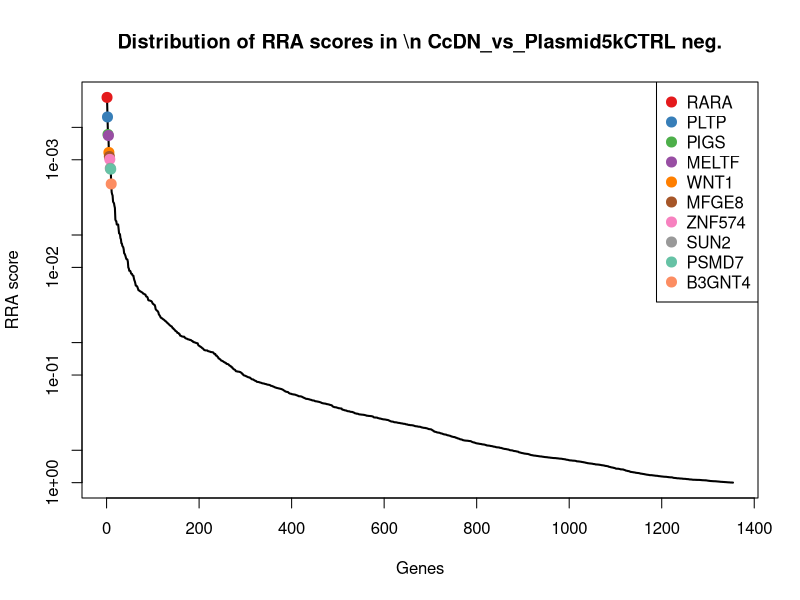
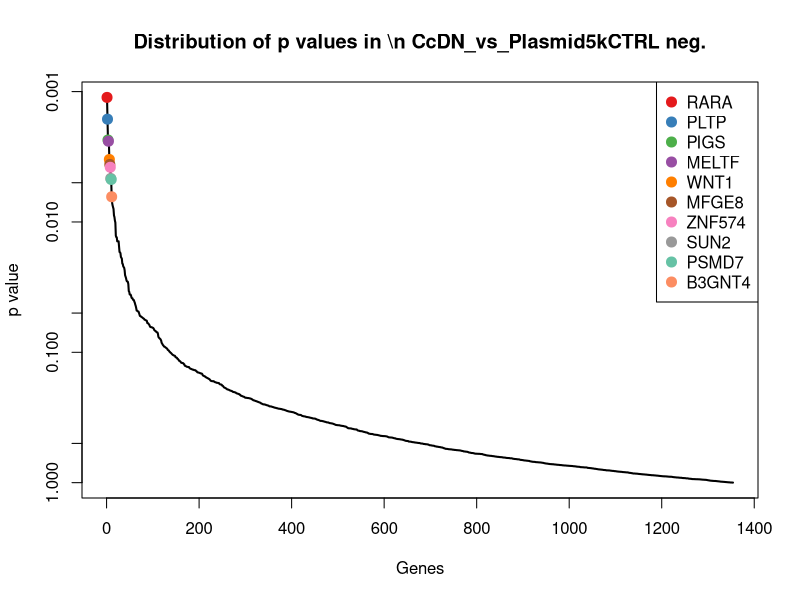
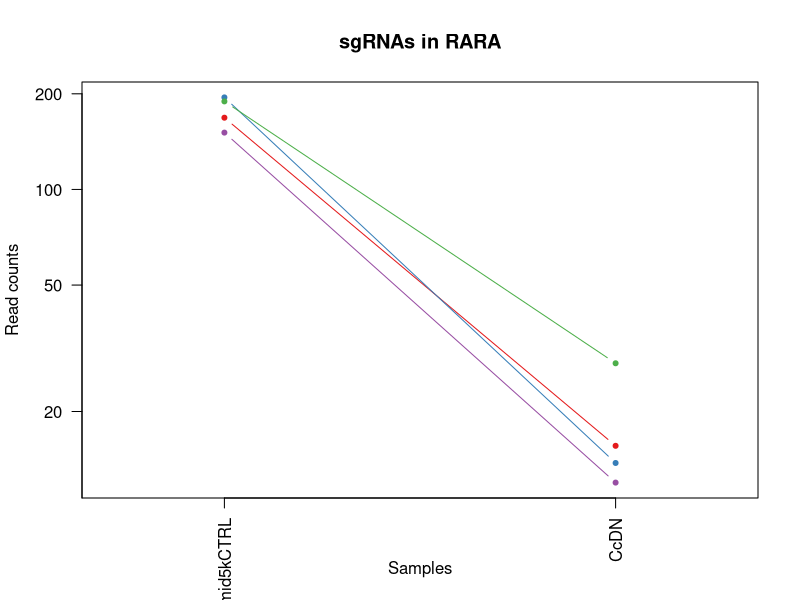
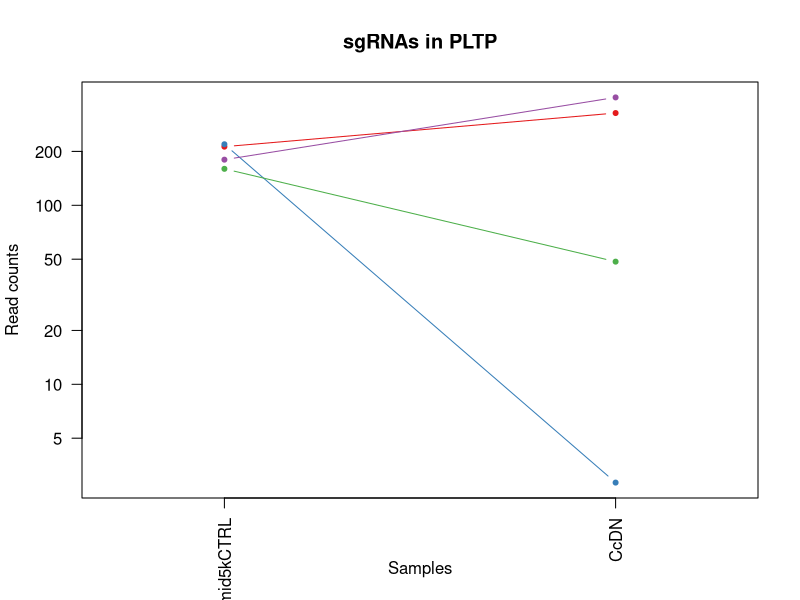
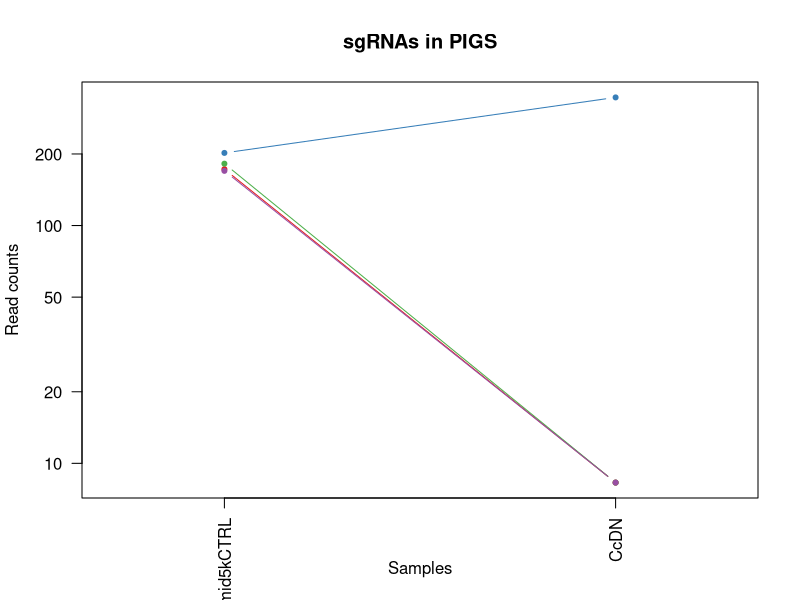
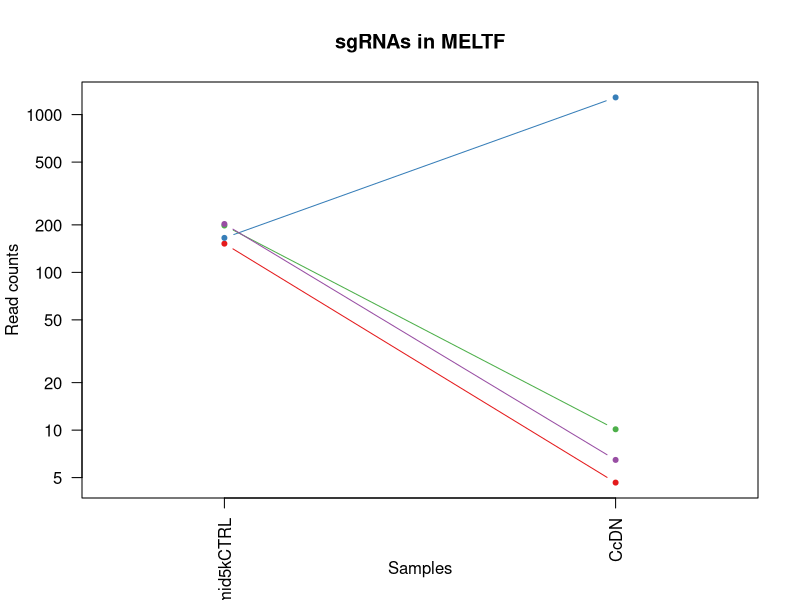
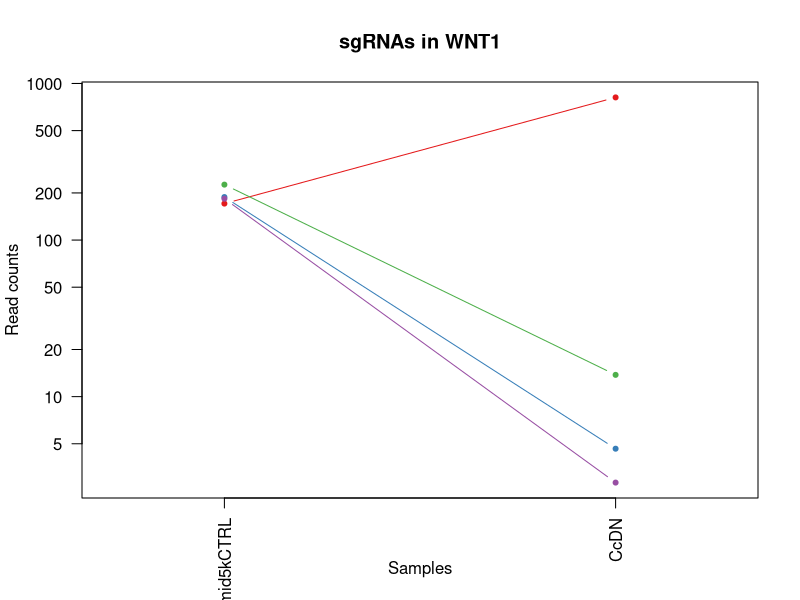
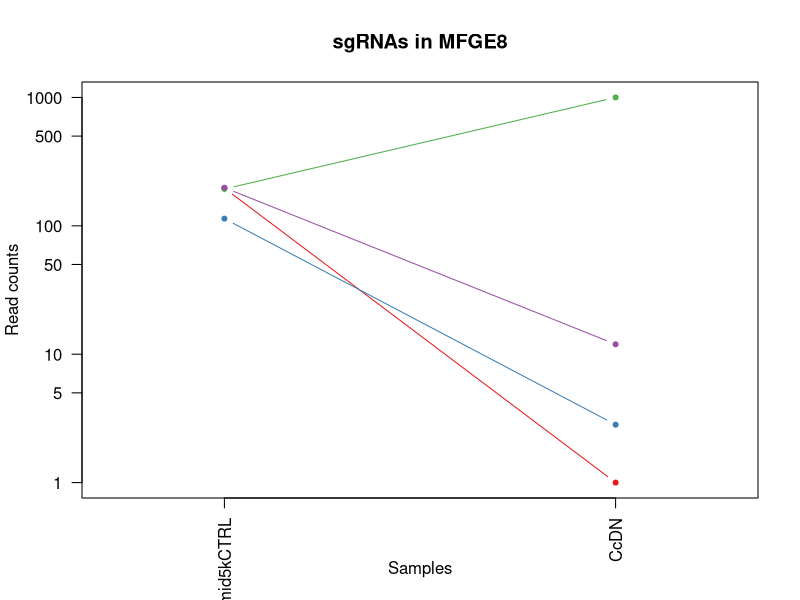

These charts were generated, in order, by the following R code: (Note: this script raises an error after producing the figures.)
pdf(file='Comparison_CcDN_to_5k_plasmid_output.pdf',width=4.5,height=4.5);
gstable=read.table('Comparison_CcDN_to_5k_plasmid_output.gene_summary.txt',header=T)
# 
#
# parameters
# Do not modify the variables beginning with "__"

# gstablename='__GENE_SUMMARY_FILE__'
startindex=3
# outputfile='__OUTPUT_FILE__'
targetgenelist=c("RARA","PLTP","PIGS","MELTF","WNT1","MFGE8","ZNF574","SUN2","PSMD7","B3GNT4")
# samplelabel=sub('.\\w+.\\w+$','',colnames(gstable)[startindex]);
samplelabel='CcDN_vs_Plasmid5kCTRL neg.'


# You need to write some codes in front of this code:
# gstable=read.table(gstablename,header=T)
# pdf(file=outputfile,width=6,height=6)


# set up color using RColorBrewer
#library(RColorBrewer)
#colors <- brewer.pal(length(targetgenelist), "Set1")

colors=c( "#E41A1C", "#377EB8", "#4DAF4A", "#984EA3", "#FF7F00",  "#A65628", "#F781BF",
          "#999999", "#66C2A5", "#FC8D62", "#8DA0CB", "#E78AC3", "#A6D854", "#FFD92F", "#E5C494", "#B3B3B3", 
          "#8DD3C7", "#FFFFB3", "#BEBADA", "#FB8072", "#80B1D3", "#FDB462", "#B3DE69", "#FCCDE5",
          "#D9D9D9", "#BC80BD", "#CCEBC5", "#FFED6F")

######
# function definition

plotrankedvalues<-function(val, tglist, ...){
  
  plot(val,log='y',ylim=c(max(val),min(val)),type='l',lwd=2, ...)
  if(length(tglist)>0){
    for(i in 1:length(tglist)){
      targetgene=tglist[i];
      tx=which(names(val)==targetgene);ty=val[targetgene];
      points(tx,ty,col=colors[(i %% length(colors)) ],cex=2,pch=20)
      # text(tx+50,ty,targetgene,col=colors[i])
    }
    legend('topright',tglist,pch=20,pt.cex = 2,cex=1,col=colors)
  }
}



plotrandvalues<-function(val,targetgenelist, ...){
  # choose the one with the best distance distribution
  
  mindiffvalue=0;
  randval=val;
  for(i in 1:20){
    randval0=sample(val)
    vindex=sort(which(names(randval0) %in% targetgenelist))
    if(max(vindex)>0.9*length(val)){
      # print('pass...')
      next;
    }
    mindiffind=min(diff(vindex));
    if (mindiffind > mindiffvalue){
      mindiffvalue=mindiffind;
      randval=randval0;
      # print(paste('Diff: ',mindiffvalue))
    }
  }
  plot(randval,log='y',ylim=c(max(randval),min(randval)),pch=20,col='grey', ...)
  
  if(length(targetgenelist)>0){
    for(i in 1:length(targetgenelist)){
      targetgene=targetgenelist[i];
      tx=which(names(randval)==targetgene);ty=randval[targetgene];
      points(tx,ty,col=colors[(i %% length(colors)) ],cex=2,pch=20)
      text(tx+50,ty,targetgene,col=colors[i])
    }
  }
  
}




# set.seed(1235)



pvec=gstable[,startindex]
names(pvec)=gstable[,'id']
pvec=sort(pvec);

plotrankedvalues(pvec,targetgenelist,xlab='Genes',ylab='RRA score',main=paste('Distribution of RRA scores in \\n',samplelabel))

# plotrandvalues(pvec,targetgenelist,xlab='Genes',ylab='RRA score',main=paste('Distribution of RRA scores in \\n',samplelabel))


pvec=gstable[,startindex+1]
names(pvec)=gstable[,'id']
pvec=sort(pvec);

plotrankedvalues(pvec,targetgenelist,xlab='Genes',ylab='p value',main=paste('Distribution of p values in \\n',samplelabel))

# plotrandvalues(pvec,targetgenelist,xlab='Genes',ylab='p value',main=paste('Distribution of p values in \\n',samplelabel))



# you need to write after this code:
# dev.off()






# parameters
# Do not modify the variables beginning with "__"
targetmat=list(c(167.17591363803638,14.597354900224307),c(193.835195547092,12.772685537696269),c(188.28117848270543,27.370040437920576),c(149.95846073843794,10.948016175168231))
targetgene="RARA"
collabel=c("Plasmid5kCTRL","CcDN")

# set up color using RColorBrewer
#library(RColorBrewer)
#colors <- brewer.pal(length(targetgenelist), "Set1")

colors=c( "#E41A1C", "#377EB8", "#4DAF4A", "#984EA3", "#FF7F00",  "#A65628", "#F781BF",
          "#999999", "#66C2A5", "#FC8D62", "#8DA0CB", "#E78AC3", "#A6D854", "#FFD92F", "#E5C494", "#B3B3B3", 
          "#8DD3C7", "#FFFFB3", "#BEBADA", "#FB8072", "#80B1D3", "#FDB462", "#B3DE69", "#FCCDE5",
          "#D9D9D9", "#BC80BD", "#CCEBC5", "#FFED6F")


## code

targetmatvec=unlist(targetmat)+1
yrange=range(targetmatvec[targetmatvec>0]);
# yrange[1]=1; # set the minimum value to 1
for(i in 1:length(targetmat)){
  vali=targetmat[[i]]+1;
  if(i==1){
    plot(1:length(vali),vali,type='b',las=1,pch=20,main=paste('sgRNAs in',targetgene),ylab='Read counts',xlab='Samples',xlim=c(0.7,length(vali)+0.3),ylim = yrange,col=colors[(i %% length(colors))],xaxt='n',log='y')
    axis(1,at=1:length(vali),labels=(collabel),las=2)
    # lines(0:100,rep(1,101),col='black');
  }else{
    lines(1:length(vali),vali,type='b',pch=20,col=colors[(i %% length(colors))])
  }
}




# parameters
# Do not modify the variables beginning with "__"
targetmat=list(c(211.60805015312908,326.61581589251887),c(218.27287063039302,1.8246693625280384),c(158.8448880414565,47.441403425729),c(178.8393494732482,399.6025903936404))
targetgene="PLTP"
collabel=c("Plasmid5kCTRL","CcDN")

# set up color using RColorBrewer
#library(RColorBrewer)
#colors <- brewer.pal(length(targetgenelist), "Set1")

colors=c( "#E41A1C", "#377EB8", "#4DAF4A", "#984EA3", "#FF7F00",  "#A65628", "#F781BF",
          "#999999", "#66C2A5", "#FC8D62", "#8DA0CB", "#E78AC3", "#A6D854", "#FFD92F", "#E5C494", "#B3B3B3", 
          "#8DD3C7", "#FFFFB3", "#BEBADA", "#FB8072", "#80B1D3", "#FDB462", "#B3DE69", "#FCCDE5",
          "#D9D9D9", "#BC80BD", "#CCEBC5", "#FFED6F")


## code

targetmatvec=unlist(targetmat)+1
yrange=range(targetmatvec[targetmatvec>0]);
# yrange[1]=1; # set the minimum value to 1
for(i in 1:length(targetmat)){
  vali=targetmat[[i]]+1;
  if(i==1){
    plot(1:length(vali),vali,type='b',las=1,pch=20,main=paste('sgRNAs in',targetgene),ylab='Read counts',xlab='Samples',xlim=c(0.7,length(vali)+0.3),ylim = yrange,col=colors[(i %% length(colors))],xaxt='n',log='y')
    axis(1,at=1:length(vali),labels=(collabel),las=2)
    # lines(0:100,rep(1,101),col='black');
  }else{
    lines(1:length(vali),vali,type='b',pch=20,col=colors[(i %% length(colors))])
  }
}




# parameters
# Do not modify the variables beginning with "__"
targetmat=list(c(171.61912728954564,7.298677450112153),c(201.05541773079457,344.86250951779925),c(181.06095629900284,7.298677450112153),c(168.84211875735235,7.298677450112153))
targetgene="PIGS"
collabel=c("Plasmid5kCTRL","CcDN")

# set up color using RColorBrewer
#library(RColorBrewer)
#colors <- brewer.pal(length(targetgenelist), "Set1")

colors=c( "#E41A1C", "#377EB8", "#4DAF4A", "#984EA3", "#FF7F00",  "#A65628", "#F781BF",
          "#999999", "#66C2A5", "#FC8D62", "#8DA0CB", "#E78AC3", "#A6D854", "#FFD92F", "#E5C494", "#B3B3B3", 
          "#8DD3C7", "#FFFFB3", "#BEBADA", "#FB8072", "#80B1D3", "#FDB462", "#B3DE69", "#FCCDE5",
          "#D9D9D9", "#BC80BD", "#CCEBC5", "#FFED6F")


## code

targetmatvec=unlist(targetmat)+1
yrange=range(targetmatvec[targetmatvec>0]);
# yrange[1]=1; # set the minimum value to 1
for(i in 1:length(targetmat)){
  vali=targetmat[[i]]+1;
  if(i==1){
    plot(1:length(vali),vali,type='b',las=1,pch=20,main=paste('sgRNAs in',targetgene),ylab='Read counts',xlab='Samples',xlim=c(0.7,length(vali)+0.3),ylim = yrange,col=colors[(i %% length(colors))],xaxt='n',log='y')
    axis(1,at=1:length(vali),labels=(collabel),las=2)
    # lines(0:100,rep(1,101),col='black');
  }else{
    lines(1:length(vali),vali,type='b',pch=20,col=colors[(i %% length(colors))])
  }
}




# parameters
# Do not modify the variables beginning with "__"
targetmat=list(c(151.06926415131525,3.6493387250560767),c(164.39890510584308,1284.567231219739),c(197.16760578572396,9.123346812640191),c(201.61081943723323,5.4740080875841155))
targetgene="MELTF"
collabel=c("Plasmid5kCTRL","CcDN")

# set up color using RColorBrewer
#library(RColorBrewer)
#colors <- brewer.pal(length(targetgenelist), "Set1")

colors=c( "#E41A1C", "#377EB8", "#4DAF4A", "#984EA3", "#FF7F00",  "#A65628", "#F781BF",
          "#999999", "#66C2A5", "#FC8D62", "#8DA0CB", "#E78AC3", "#A6D854", "#FFD92F", "#E5C494", "#B3B3B3", 
          "#8DD3C7", "#FFFFB3", "#BEBADA", "#FB8072", "#80B1D3", "#FDB462", "#B3DE69", "#FCCDE5",
          "#D9D9D9", "#BC80BD", "#CCEBC5", "#FFED6F")


## code

targetmatvec=unlist(targetmat)+1
yrange=range(targetmatvec[targetmatvec>0]);
# yrange[1]=1; # set the minimum value to 1
for(i in 1:length(targetmat)){
  vali=targetmat[[i]]+1;
  if(i==1){
    plot(1:length(vali),vali,type='b',las=1,pch=20,main=paste('sgRNAs in',targetgene),ylab='Read counts',xlab='Samples',xlim=c(0.7,length(vali)+0.3),ylim = yrange,col=colors[(i %% length(colors))],xaxt='n',log='y')
    axis(1,at=1:length(vali),labels=(collabel),las=2)
    # lines(0:100,rep(1,101),col='black');
  }else{
    lines(1:length(vali),vali,type='b',pch=20,col=colors[(i %% length(colors))])
  }
}




# parameters
# Do not modify the variables beginning with "__"
targetmat=list(c(169.95292217022967,813.8025356875052),c(187.1703750698281,3.6493387250560767),c(224.93769110765692,12.772685537696269),c(182.72716141831881,1.8246693625280384))
targetgene="WNT1"
collabel=c("Plasmid5kCTRL","CcDN")

# set up color using RColorBrewer
#library(RColorBrewer)
#colors <- brewer.pal(length(targetgenelist), "Set1")

colors=c( "#E41A1C", "#377EB8", "#4DAF4A", "#984EA3", "#FF7F00",  "#A65628", "#F781BF",
          "#999999", "#66C2A5", "#FC8D62", "#8DA0CB", "#E78AC3", "#A6D854", "#FFD92F", "#E5C494", "#B3B3B3", 
          "#8DD3C7", "#FFFFB3", "#BEBADA", "#FB8072", "#80B1D3", "#FDB462", "#B3DE69", "#FCCDE5",
          "#D9D9D9", "#BC80BD", "#CCEBC5", "#FFED6F")


## code

targetmatvec=unlist(targetmat)+1
yrange=range(targetmatvec[targetmatvec>0]);
# yrange[1]=1; # set the minimum value to 1
for(i in 1:length(targetmat)){
  vali=targetmat[[i]]+1;
  if(i==1){
    plot(1:length(vali),vali,type='b',las=1,pch=20,main=paste('sgRNAs in',targetgene),ylab='Read counts',xlab='Samples',xlim=c(0.7,length(vali)+0.3),ylim = yrange,col=colors[(i %% length(colors))],xaxt='n',log='y')
    axis(1,at=1:length(vali),labels=(collabel),las=2)
    # lines(0:100,rep(1,101),col='black');
  }else{
    lines(1:length(vali),vali,type='b',pch=20,col=colors[(i %% length(colors))])
  }
}




# parameters
# Do not modify the variables beginning with "__"
targetmat=list(c(195.501400666408,0.0),c(112.74654640704779,1.8246693625280384),c(192.7243921342147,999.9188106653651),c(197.16760578572396,10.948016175168231))
targetgene="MFGE8"
collabel=c("Plasmid5kCTRL","CcDN")

# set up color using RColorBrewer
#library(RColorBrewer)
#colors <- brewer.pal(length(targetgenelist), "Set1")

colors=c( "#E41A1C", "#377EB8", "#4DAF4A", "#984EA3", "#FF7F00",  "#A65628", "#F781BF",
          "#999999", "#66C2A5", "#FC8D62", "#8DA0CB", "#E78AC3", "#A6D854", "#FFD92F", "#E5C494", "#B3B3B3", 
          "#8DD3C7", "#FFFFB3", "#BEBADA", "#FB8072", "#80B1D3", "#FDB462", "#B3DE69", "#FCCDE5",
          "#D9D9D9", "#BC80BD", "#CCEBC5", "#FFED6F")


## code

targetmatvec=unlist(targetmat)+1
yrange=range(targetmatvec[targetmatvec>0]);
# yrange[1]=1; # set the minimum value to 1
for(i in 1:length(targetmat)){
  vali=targetmat[[i]]+1;
  if(i==1){
    plot(1:length(vali),vali,type='b',las=1,pch=20,main=paste('sgRNAs in',targetgene),ylab='Read counts',xlab='Samples',xlim=c(0.7,length(vali)+0.3),ylim = yrange,col=colors[(i %% length(colors))],xaxt='n',log='y')
    axis(1,at=1:length(vali),labels=(collabel),las=2)
    # lines(0:100,rep(1,101),col='black');
  }else{
    lines(1:length(vali),vali,type='b',pch=20,col=colors[(i %% length(colors))])
  }
}




# parameters
# Do not modify the variables beginning with "__"
targetmat=list(c(202.72162285011055,23.7207017128645),c(179.39475117968686,34.66871788803273),c(175.50693923461625,38.31805661308881),c(139.40582831610342,5.4740080875841155))
targetgene="ZNF574"
collabel=c("Plasmid5kCTRL","CcDN")

# set up color using RColorBrewer
#library(RColorBrewer)
#colors <- brewer.pal(length(targetgenelist), "Set1")

colors=c( "#E41A1C", "#377EB8", "#4DAF4A", "#984EA3", "#FF7F00",  "#A65628", "#F781BF",
          "#999999", "#66C2A5", "#FC8D62", "#8DA0CB", "#E78AC3", "#A6D854", "#FFD92F", "#E5C494", "#B3B3B3", 
          "#8DD3C7", "#FFFFB3", "#BEBADA", "#FB8072", "#80B1D3", "#FDB462", "#B3DE69", "#FCCDE5",
          "#D9D9D9", "#BC80BD", "#CCEBC5", "#FFED6F")


## code

targetmatvec=unlist(targetmat)+1
yrange=range(targetmatvec[targetmatvec>0]);
# yrange[1]=1; # set the minimum value to 1
for(i in 1:length(targetmat)){
  vali=targetmat[[i]]+1;
  if(i==1){
    plot(1:length(vali),vali,type='b',las=1,pch=20,main=paste('sgRNAs in',targetgene),ylab='Read counts',xlab='Samples',xlim=c(0.7,length(vali)+0.3),ylim = yrange,col=colors[(i %% length(colors))],xaxt='n',log='y')
    axis(1,at=1:length(vali),labels=(collabel),las=2)
    # lines(0:100,rep(1,101),col='black');
  }else{
    lines(1:length(vali),vali,type='b',pch=20,col=colors[(i %% length(colors))])
  }
}




# parameters
# Do not modify the variables beginning with "__"
targetmat=list(c(217.71746892395436,0.0),c(188.28117848270543,63.863427688481345),c(177.17314435393223,98.53214557651407),c(171.063725583107,355.8105256929675))
targetgene="SUN2"
collabel=c("Plasmid5kCTRL","CcDN")

# set up color using RColorBrewer
#library(RColorBrewer)
#colors <- brewer.pal(length(targetgenelist), "Set1")

colors=c( "#E41A1C", "#377EB8", "#4DAF4A", "#984EA3", "#FF7F00",  "#A65628", "#F781BF",
          "#999999", "#66C2A5", "#FC8D62", "#8DA0CB", "#E78AC3", "#A6D854", "#FFD92F", "#E5C494", "#B3B3B3", 
          "#8DD3C7", "#FFFFB3", "#BEBADA", "#FB8072", "#80B1D3", "#FDB462", "#B3DE69", "#FCCDE5",
          "#D9D9D9", "#BC80BD", "#CCEBC5", "#FFED6F")


## code

targetmatvec=unlist(targetmat)+1
yrange=range(targetmatvec[targetmatvec>0]);
# yrange[1]=1; # set the minimum value to 1
for(i in 1:length(targetmat)){
  vali=targetmat[[i]]+1;
  if(i==1){
    plot(1:length(vali),vali,type='b',las=1,pch=20,main=paste('sgRNAs in',targetgene),ylab='Read counts',xlab='Samples',xlim=c(0.7,length(vali)+0.3),ylim = yrange,col=colors[(i %% length(colors))],xaxt='n',log='y')
    axis(1,at=1:length(vali),labels=(collabel),las=2)
    # lines(0:100,rep(1,101),col='black');
  }else{
    lines(1:length(vali),vali,type='b',pch=20,col=colors[(i %% length(colors))])
  }
}




# parameters
# Do not modify the variables beginning with "__"
targetmat=list(c(160.51109316077248,0.0),c(155.51247780282452,474.41403425729),c(186.61497336338945,587.5435347340283),c(172.1745289959843,1.8246693625280384))
targetgene="PSMD7"
collabel=c("Plasmid5kCTRL","CcDN")

# set up color using RColorBrewer
#library(RColorBrewer)
#colors <- brewer.pal(length(targetgenelist), "Set1")

colors=c( "#E41A1C", "#377EB8", "#4DAF4A", "#984EA3", "#FF7F00",  "#A65628", "#F781BF",
          "#999999", "#66C2A5", "#FC8D62", "#8DA0CB", "#E78AC3", "#A6D854", "#FFD92F", "#E5C494", "#B3B3B3", 
          "#8DD3C7", "#FFFFB3", "#BEBADA", "#FB8072", "#80B1D3", "#FDB462", "#B3DE69", "#FCCDE5",
          "#D9D9D9", "#BC80BD", "#CCEBC5", "#FFED6F")


## code

targetmatvec=unlist(targetmat)+1
yrange=range(targetmatvec[targetmatvec>0]);
# yrange[1]=1; # set the minimum value to 1
for(i in 1:length(targetmat)){
  vali=targetmat[[i]]+1;
  if(i==1){
    plot(1:length(vali),vali,type='b',las=1,pch=20,main=paste('sgRNAs in',targetgene),ylab='Read counts',xlab='Samples',xlim=c(0.7,length(vali)+0.3),ylim = yrange,col=colors[(i %% length(colors))],xaxt='n',log='y')
    axis(1,at=1:length(vali),labels=(collabel),las=2)
    # lines(0:100,rep(1,101),col='black');
  }else{
    lines(1:length(vali),vali,type='b',pch=20,col=colors[(i %% length(colors))])
  }
}




# parameters
# Do not modify the variables beginning with "__"
targetmat=list(c(186.0595716569508,308.3691222672385),c(197.16760578572396,0.0),c(156.62328121570187,0.0),c(130.5194010130849,587.5435347340283))
targetgene="B3GNT4"
collabel=c("Plasmid5kCTRL","CcDN")

# set up color using RColorBrewer
#library(RColorBrewer)
#colors <- brewer.pal(length(targetgenelist), "Set1")

colors=c( "#E41A1C", "#377EB8", "#4DAF4A", "#984EA3", "#FF7F00",  "#A65628", "#F781BF",
          "#999999", "#66C2A5", "#FC8D62", "#8DA0CB", "#E78AC3", "#A6D854", "#FFD92F", "#E5C494", "#B3B3B3", 
          "#8DD3C7", "#FFFFB3", "#BEBADA", "#FB8072", "#80B1D3", "#FDB462", "#B3DE69", "#FCCDE5",
          "#D9D9D9", "#BC80BD", "#CCEBC5", "#FFED6F")


## code

targetmatvec=unlist(targetmat)+1
yrange=range(targetmatvec[targetmatvec>0]);
# yrange[1]=1; # set the minimum value to 1
for(i in 1:length(targetmat)){
  vali=targetmat[[i]]+1;
  if(i==1){
    plot(1:length(vali),vali,type='b',las=1,pch=20,main=paste('sgRNAs in',targetgene),ylab='Read counts',xlab='Samples',xlim=c(0.7,length(vali)+0.3),ylim = yrange,col=colors[(i %% length(colors))],xaxt='n',log='y')
    axis(1,at=1:length(vali),labels=(collabel),las=2)
    # lines(0:100,rep(1,101),col='black');
  }else{
    lines(1:length(vali),vali,type='b',pch=20,col=colors[(i %% length(colors))])
  }
}



# 
#
# parameters
# Do not modify the variables beginning with "__"

# gstablename='__GENE_SUMMARY_FILE__'
startindex=9
# outputfile='__OUTPUT_FILE__'
targetgenelist=c("HHIP","CD27","RAMP2","NOTCH1","ATP1B1","PTEN","PSMA7","SPA17","ROS1","NT_100")
# samplelabel=sub('.\\w+.\\w+$','',colnames(gstable)[startindex]);
samplelabel='CcDN_vs_Plasmid5kCTRL pos.'


# You need to write some codes in front of this code:
# gstable=read.table(gstablename,header=T)
# pdf(file=outputfile,width=6,height=6)


# set up color using RColorBrewer
#library(RColorBrewer)
#colors <- brewer.pal(length(targetgenelist), "Set1")

colors=c( "#E41A1C", "#377EB8", "#4DAF4A", "#984EA3", "#FF7F00",  "#A65628", "#F781BF",
          "#999999", "#66C2A5", "#FC8D62", "#8DA0CB", "#E78AC3", "#A6D854", "#FFD92F", "#E5C494", "#B3B3B3", 
          "#8DD3C7", "#FFFFB3", "#BEBADA", "#FB8072", "#80B1D3", "#FDB462", "#B3DE69", "#FCCDE5",
          "#D9D9D9", "#BC80BD", "#CCEBC5", "#FFED6F")

######
# function definition

plotrankedvalues<-function(val, tglist, ...){
  
  plot(val,log='y',ylim=c(max(val),min(val)),type='l',lwd=2, ...)
  if(length(tglist)>0){
    for(i in 1:length(tglist)){
      targetgene=tglist[i];
      tx=which(names(val)==targetgene);ty=val[targetgene];
      points(tx,ty,col=colors[(i %% length(colors)) ],cex=2,pch=20)
      # text(tx+50,ty,targetgene,col=colors[i])
    }
    legend('topright',tglist,pch=20,pt.cex = 2,cex=1,col=colors)
  }
}



plotrandvalues<-function(val,targetgenelist, ...){
  # choose the one with the best distance distribution
  
  mindiffvalue=0;
  randval=val;
  for(i in 1:20){
    randval0=sample(val)
    vindex=sort(which(names(randval0) %in% targetgenelist))
    if(max(vindex)>0.9*length(val)){
      # print('pass...')
      next;
    }
    mindiffind=min(diff(vindex));
    if (mindiffind > mindiffvalue){
      mindiffvalue=mindiffind;
      randval=randval0;
      # print(paste('Diff: ',mindiffvalue))
    }
  }
  plot(randval,log='y',ylim=c(max(randval),min(randval)),pch=20,col='grey', ...)
  
  if(length(targetgenelist)>0){
    for(i in 1:length(targetgenelist)){
      targetgene=targetgenelist[i];
      tx=which(names(randval)==targetgene);ty=randval[targetgene];
      points(tx,ty,col=colors[(i %% length(colors)) ],cex=2,pch=20)
      text(tx+50,ty,targetgene,col=colors[i])
    }
  }
  
}




# set.seed(1235)



pvec=gstable[,startindex]
names(pvec)=gstable[,'id']
pvec=sort(pvec);

plotrankedvalues(pvec,targetgenelist,xlab='Genes',ylab='RRA score',main=paste('Distribution of RRA scores in \\n',samplelabel))

# plotrandvalues(pvec,targetgenelist,xlab='Genes',ylab='RRA score',main=paste('Distribution of RRA scores in \\n',samplelabel))


pvec=gstable[,startindex+1]
names(pvec)=gstable[,'id']
pvec=sort(pvec);

plotrankedvalues(pvec,targetgenelist,xlab='Genes',ylab='p value',main=paste('Distribution of p values in \\n',samplelabel))

# plotrandvalues(pvec,targetgenelist,xlab='Genes',ylab='p value',main=paste('Distribution of p values in \\n',samplelabel))



# you need to write after this code:
# dev.off()






# parameters
# Do not modify the variables beginning with "__"
targetmat=list(c(181.6163580054415,4959.451327351208),c(184.94876824407348,9.123346812640191),c(151.06926415131525,2596.5045028773984),c(144.95984538049,434.2713082816731))
targetgene="HHIP"
collabel=c("Plasmid5kCTRL","CcDN")

# set up color using RColorBrewer
#library(RColorBrewer)
#colors <- brewer.pal(length(targetgenelist), "Set1")

colors=c( "#E41A1C", "#377EB8", "#4DAF4A", "#984EA3", "#FF7F00",  "#A65628", "#F781BF",
          "#999999", "#66C2A5", "#FC8D62", "#8DA0CB", "#E78AC3", "#A6D854", "#FFD92F", "#E5C494", "#B3B3B3", 
          "#8DD3C7", "#FFFFB3", "#BEBADA", "#FB8072", "#80B1D3", "#FDB462", "#B3DE69", "#FCCDE5",
          "#D9D9D9", "#BC80BD", "#CCEBC5", "#FFED6F")


## code

targetmatvec=unlist(targetmat)+1
yrange=range(targetmatvec[targetmatvec>0]);
# yrange[1]=1; # set the minimum value to 1
for(i in 1:length(targetmat)){
  vali=targetmat[[i]]+1;
  if(i==1){
    plot(1:length(vali),vali,type='b',las=1,pch=20,main=paste('sgRNAs in',targetgene),ylab='Read counts',xlab='Samples',xlim=c(0.7,length(vali)+0.3),ylim = yrange,col=colors[(i %% length(colors))],xaxt='n',log='y')
    axis(1,at=1:length(vali),labels=(collabel),las=2)
    # lines(0:100,rep(1,101),col='black');
  }else{
    lines(1:length(vali),vali,type='b',pch=20,col=colors[(i %% length(colors))])
  }
}




# parameters
# Do not modify the variables beginning with "__"
targetmat=list(c(162.7326999865271,8068.6879210989855),c(203.2770245565492,410.55060656880863),c(174.39613582173894,430.62196955661705),c(152.18006756419257,34.66871788803273))
targetgene="CD27"
collabel=c("Plasmid5kCTRL","CcDN")

# set up color using RColorBrewer
#library(RColorBrewer)
#colors <- brewer.pal(length(targetgenelist), "Set1")

colors=c( "#E41A1C", "#377EB8", "#4DAF4A", "#984EA3", "#FF7F00",  "#A65628", "#F781BF",
          "#999999", "#66C2A5", "#FC8D62", "#8DA0CB", "#E78AC3", "#A6D854", "#FFD92F", "#E5C494", "#B3B3B3", 
          "#8DD3C7", "#FFFFB3", "#BEBADA", "#FB8072", "#80B1D3", "#FDB462", "#B3DE69", "#FCCDE5",
          "#D9D9D9", "#BC80BD", "#CCEBC5", "#FFED6F")


## code

targetmatvec=unlist(targetmat)+1
yrange=range(targetmatvec[targetmatvec>0]);
# yrange[1]=1; # set the minimum value to 1
for(i in 1:length(targetmat)){
  vali=targetmat[[i]]+1;
  if(i==1){
    plot(1:length(vali),vali,type='b',las=1,pch=20,main=paste('sgRNAs in',targetgene),ylab='Read counts',xlab='Samples',xlim=c(0.7,length(vali)+0.3),ylim = yrange,col=colors[(i %% length(colors))],xaxt='n',log='y')
    axis(1,at=1:length(vali),labels=(collabel),las=2)
    # lines(0:100,rep(1,101),col='black');
  }else{
    lines(1:length(vali),vali,type='b',pch=20,col=colors[(i %% length(colors))])
  }
}




# parameters
# Do not modify the variables beginning with "__"
targetmat=list(c(169.397520463791,2857.432221718908),c(241.59974230081667,426.972630831561),c(166.06511022515906,2123.9151379826367),c(186.61497336338945,297.42110609207026))
targetgene="RAMP2"
collabel=c("Plasmid5kCTRL","CcDN")

# set up color using RColorBrewer
#library(RColorBrewer)
#colors <- brewer.pal(length(targetgenelist), "Set1")

colors=c( "#E41A1C", "#377EB8", "#4DAF4A", "#984EA3", "#FF7F00",  "#A65628", "#F781BF",
          "#999999", "#66C2A5", "#FC8D62", "#8DA0CB", "#E78AC3", "#A6D854", "#FFD92F", "#E5C494", "#B3B3B3", 
          "#8DD3C7", "#FFFFB3", "#BEBADA", "#FB8072", "#80B1D3", "#FDB462", "#B3DE69", "#FCCDE5",
          "#D9D9D9", "#BC80BD", "#CCEBC5", "#FFED6F")


## code

targetmatvec=unlist(targetmat)+1
yrange=range(targetmatvec[targetmatvec>0]);
# yrange[1]=1; # set the minimum value to 1
for(i in 1:length(targetmat)){
  vali=targetmat[[i]]+1;
  if(i==1){
    plot(1:length(vali),vali,type='b',las=1,pch=20,main=paste('sgRNAs in',targetgene),ylab='Read counts',xlab='Samples',xlim=c(0.7,length(vali)+0.3),ylim = yrange,col=colors[(i %% length(colors))],xaxt='n',log='y')
    axis(1,at=1:length(vali),labels=(collabel),las=2)
    # lines(0:100,rep(1,101),col='black');
  }else{
    lines(1:length(vali),vali,type='b',pch=20,col=colors[(i %% length(colors))])
  }
}




# parameters
# Do not modify the variables beginning with "__"
targetmat=list(c(156.62328121570187,7097.963820234069),c(203.2770245565492,51.090742150785076),c(213.2742552724451,656.8809705100938),c(232.71331499779814,478.06337298234604))
targetgene="NOTCH1"
collabel=c("Plasmid5kCTRL","CcDN")

# set up color using RColorBrewer
#library(RColorBrewer)
#colors <- brewer.pal(length(targetgenelist), "Set1")

colors=c( "#E41A1C", "#377EB8", "#4DAF4A", "#984EA3", "#FF7F00",  "#A65628", "#F781BF",
          "#999999", "#66C2A5", "#FC8D62", "#8DA0CB", "#E78AC3", "#A6D854", "#FFD92F", "#E5C494", "#B3B3B3", 
          "#8DD3C7", "#FFFFB3", "#BEBADA", "#FB8072", "#80B1D3", "#FDB462", "#B3DE69", "#FCCDE5",
          "#D9D9D9", "#BC80BD", "#CCEBC5", "#FFED6F")


## code

targetmatvec=unlist(targetmat)+1
yrange=range(targetmatvec[targetmatvec>0]);
# yrange[1]=1; # set the minimum value to 1
for(i in 1:length(targetmat)){
  vali=targetmat[[i]]+1;
  if(i==1){
    plot(1:length(vali),vali,type='b',las=1,pch=20,main=paste('sgRNAs in',targetgene),ylab='Read counts',xlab='Samples',xlim=c(0.7,length(vali)+0.3),ylim = yrange,col=colors[(i %% length(colors))],xaxt='n',log='y')
    axis(1,at=1:length(vali),labels=(collabel),las=2)
    # lines(0:100,rep(1,101),col='black');
  }else{
    lines(1:length(vali),vali,type='b',pch=20,col=colors[(i %% length(colors))])
  }
}




# parameters
# Do not modify the variables beginning with "__"
targetmat=list(c(154.95707609638586,6289.635292634148),c(154.4016743899472,306.54445290471045),c(188.8365801891441,43.792064700672924),c(158.8448880414565,29.194709800448614))
targetgene="ATP1B1"
collabel=c("Plasmid5kCTRL","CcDN")

# set up color using RColorBrewer
#library(RColorBrewer)
#colors <- brewer.pal(length(targetgenelist), "Set1")

colors=c( "#E41A1C", "#377EB8", "#4DAF4A", "#984EA3", "#FF7F00",  "#A65628", "#F781BF",
          "#999999", "#66C2A5", "#FC8D62", "#8DA0CB", "#E78AC3", "#A6D854", "#FFD92F", "#E5C494", "#B3B3B3", 
          "#8DD3C7", "#FFFFB3", "#BEBADA", "#FB8072", "#80B1D3", "#FDB462", "#B3DE69", "#FCCDE5",
          "#D9D9D9", "#BC80BD", "#CCEBC5", "#FFED6F")


## code

targetmatvec=unlist(targetmat)+1
yrange=range(targetmatvec[targetmatvec>0]);
# yrange[1]=1; # set the minimum value to 1
for(i in 1:length(targetmat)){
  vali=targetmat[[i]]+1;
  if(i==1){
    plot(1:length(vali),vali,type='b',las=1,pch=20,main=paste('sgRNAs in',targetgene),ylab='Read counts',xlab='Samples',xlim=c(0.7,length(vali)+0.3),ylim = yrange,col=colors[(i %% length(colors))],xaxt='n',log='y')
    axis(1,at=1:length(vali),labels=(collabel),las=2)
    # lines(0:100,rep(1,101),col='black');
  }else{
    lines(1:length(vali),vali,type='b',pch=20,col=colors[(i %% length(colors))])
  }
}




# parameters
# Do not modify the variables beginning with "__"
targetmat=list(c(212.7188535660064,2078.2984039194357),c(145.51524708692867,16.422024262752345),c(166.06511022515906,5871.786008615228),c(184.3933665376348,510.90742150785076))
targetgene="PTEN"
collabel=c("Plasmid5kCTRL","CcDN")

# set up color using RColorBrewer
#library(RColorBrewer)
#colors <- brewer.pal(length(targetgenelist), "Set1")

colors=c( "#E41A1C", "#377EB8", "#4DAF4A", "#984EA3", "#FF7F00",  "#A65628", "#F781BF",
          "#999999", "#66C2A5", "#FC8D62", "#8DA0CB", "#E78AC3", "#A6D854", "#FFD92F", "#E5C494", "#B3B3B3", 
          "#8DD3C7", "#FFFFB3", "#BEBADA", "#FB8072", "#80B1D3", "#FDB462", "#B3DE69", "#FCCDE5",
          "#D9D9D9", "#BC80BD", "#CCEBC5", "#FFED6F")


## code

targetmatvec=unlist(targetmat)+1
yrange=range(targetmatvec[targetmatvec>0]);
# yrange[1]=1; # set the minimum value to 1
for(i in 1:length(targetmat)){
  vali=targetmat[[i]]+1;
  if(i==1){
    plot(1:length(vali),vali,type='b',las=1,pch=20,main=paste('sgRNAs in',targetgene),ylab='Read counts',xlab='Samples',xlim=c(0.7,length(vali)+0.3),ylim = yrange,col=colors[(i %% length(colors))],xaxt='n',log='y')
    axis(1,at=1:length(vali),labels=(collabel),las=2)
    # lines(0:100,rep(1,101),col='black');
  }else{
    lines(1:length(vali),vali,type='b',pch=20,col=colors[(i %% length(colors))])
  }
}




# parameters
# Do not modify the variables beginning with "__"
targetmat=list(c(193.835195547092,578.4201879213881),c(144.95984538049,4381.03113942982),c(174.9515375281776,102.18148430157015),c(161.06649486721113,3.6493387250560767))
targetgene="PSMA7"
collabel=c("Plasmid5kCTRL","CcDN")

# set up color using RColorBrewer
#library(RColorBrewer)
#colors <- brewer.pal(length(targetgenelist), "Set1")

colors=c( "#E41A1C", "#377EB8", "#4DAF4A", "#984EA3", "#FF7F00",  "#A65628", "#F781BF",
          "#999999", "#66C2A5", "#FC8D62", "#8DA0CB", "#E78AC3", "#A6D854", "#FFD92F", "#E5C494", "#B3B3B3", 
          "#8DD3C7", "#FFFFB3", "#BEBADA", "#FB8072", "#80B1D3", "#FDB462", "#B3DE69", "#FCCDE5",
          "#D9D9D9", "#BC80BD", "#CCEBC5", "#FFED6F")


## code

targetmatvec=unlist(targetmat)+1
yrange=range(targetmatvec[targetmatvec>0]);
# yrange[1]=1; # set the minimum value to 1
for(i in 1:length(targetmat)){
  vali=targetmat[[i]]+1;
  if(i==1){
    plot(1:length(vali),vali,type='b',las=1,pch=20,main=paste('sgRNAs in',targetgene),ylab='Read counts',xlab='Samples',xlim=c(0.7,length(vali)+0.3),ylim = yrange,col=colors[(i %% length(colors))],xaxt='n',log='y')
    axis(1,at=1:length(vali),labels=(collabel),las=2)
    # lines(0:100,rep(1,101),col='black');
  }else{
    lines(1:length(vali),vali,type='b',pch=20,col=colors[(i %% length(colors))])
  }
}




# parameters
# Do not modify the variables beginning with "__"
targetmat=list(c(179.39475117968686,5307.963175594064),c(161.6218965736498,142.32421027718698),c(153.84627268350854,18.246693625280383),c(142.18283684829672,144.14887963971503))
targetgene="SPA17"
collabel=c("Plasmid5kCTRL","CcDN")

# set up color using RColorBrewer
#library(RColorBrewer)
#colors <- brewer.pal(length(targetgenelist), "Set1")

colors=c( "#E41A1C", "#377EB8", "#4DAF4A", "#984EA3", "#FF7F00",  "#A65628", "#F781BF",
          "#999999", "#66C2A5", "#FC8D62", "#8DA0CB", "#E78AC3", "#A6D854", "#FFD92F", "#E5C494", "#B3B3B3", 
          "#8DD3C7", "#FFFFB3", "#BEBADA", "#FB8072", "#80B1D3", "#FDB462", "#B3DE69", "#FCCDE5",
          "#D9D9D9", "#BC80BD", "#CCEBC5", "#FFED6F")


## code

targetmatvec=unlist(targetmat)+1
yrange=range(targetmatvec[targetmatvec>0]);
# yrange[1]=1; # set the minimum value to 1
for(i in 1:length(targetmat)){
  vali=targetmat[[i]]+1;
  if(i==1){
    plot(1:length(vali),vali,type='b',las=1,pch=20,main=paste('sgRNAs in',targetgene),ylab='Read counts',xlab='Samples',xlim=c(0.7,length(vali)+0.3),ylim = yrange,col=colors[(i %% length(colors))],xaxt='n',log='y')
    axis(1,at=1:length(vali),labels=(collabel),las=2)
    # lines(0:100,rep(1,101),col='black');
  }else{
    lines(1:length(vali),vali,type='b',pch=20,col=colors[(i %% length(colors))])
  }
}




# parameters
# Do not modify the variables beginning with "__"
targetmat=list(c(183.28256312475747,80.28545195123368),c(169.95292217022967,4649.257535721442),c(143.29364026117403,40.14272597561684),c(180.50555459256418,304.7197835421824))
targetgene="ROS1"
collabel=c("Plasmid5kCTRL","CcDN")

# set up color using RColorBrewer
#library(RColorBrewer)
#colors <- brewer.pal(length(targetgenelist), "Set1")

colors=c( "#E41A1C", "#377EB8", "#4DAF4A", "#984EA3", "#FF7F00",  "#A65628", "#F781BF",
          "#999999", "#66C2A5", "#FC8D62", "#8DA0CB", "#E78AC3", "#A6D854", "#FFD92F", "#E5C494", "#B3B3B3", 
          "#8DD3C7", "#FFFFB3", "#BEBADA", "#FB8072", "#80B1D3", "#FDB462", "#B3DE69", "#FCCDE5",
          "#D9D9D9", "#BC80BD", "#CCEBC5", "#FFED6F")


## code

targetmatvec=unlist(targetmat)+1
yrange=range(targetmatvec[targetmatvec>0]);
# yrange[1]=1; # set the minimum value to 1
for(i in 1:length(targetmat)){
  vali=targetmat[[i]]+1;
  if(i==1){
    plot(1:length(vali),vali,type='b',las=1,pch=20,main=paste('sgRNAs in',targetgene),ylab='Read counts',xlab='Samples',xlim=c(0.7,length(vali)+0.3),ylim = yrange,col=colors[(i %% length(colors))],xaxt='n',log='y')
    axis(1,at=1:length(vali),labels=(collabel),las=2)
    # lines(0:100,rep(1,101),col='black');
  }else{
    lines(1:length(vali),vali,type='b',pch=20,col=colors[(i %% length(colors))])
  }
}




# parameters
# Do not modify the variables beginning with "__"
targetmat=list(c(173.28533240886162,2768.023422955034))
targetgene="NT_100"
collabel=c("Plasmid5kCTRL","CcDN")

# set up color using RColorBrewer
#library(RColorBrewer)
#colors <- brewer.pal(length(targetgenelist), "Set1")

colors=c( "#E41A1C", "#377EB8", "#4DAF4A", "#984EA3", "#FF7F00",  "#A65628", "#F781BF",
          "#999999", "#66C2A5", "#FC8D62", "#8DA0CB", "#E78AC3", "#A6D854", "#FFD92F", "#E5C494", "#B3B3B3", 
          "#8DD3C7", "#FFFFB3", "#BEBADA", "#FB8072", "#80B1D3", "#FDB462", "#B3DE69", "#FCCDE5",
          "#D9D9D9", "#BC80BD", "#CCEBC5", "#FFED6F")


## code

targetmatvec=unlist(targetmat)+1
yrange=range(targetmatvec[targetmatvec>0]);
# yrange[1]=1; # set the minimum value to 1
for(i in 1:length(targetmat)){
  vali=targetmat[[i]]+1;
  if(i==1){
    plot(1:length(vali),vali,type='b',las=1,pch=20,main=paste('sgRNAs in',targetgene),ylab='Read counts',xlab='Samples',xlim=c(0.7,length(vali)+0.3),ylim = yrange,col=colors[(i %% length(colors))],xaxt='n',log='y')
    axis(1,at=1:length(vali),labels=(collabel),las=2)
    # lines(0:100,rep(1,101),col='black');
  }else{
    lines(1:length(vali),vali,type='b',pch=20,col=colors[(i %% length(colors))])
  }
}



dev.off()
Sweave("Comparison_CcDN_to_5k_plasmid_output_summary.Rnw");
library(tools);

texi2dvi("Comparison_CcDN_to_5k_plasmid_output_summary.tex",pdf=TRUE);
